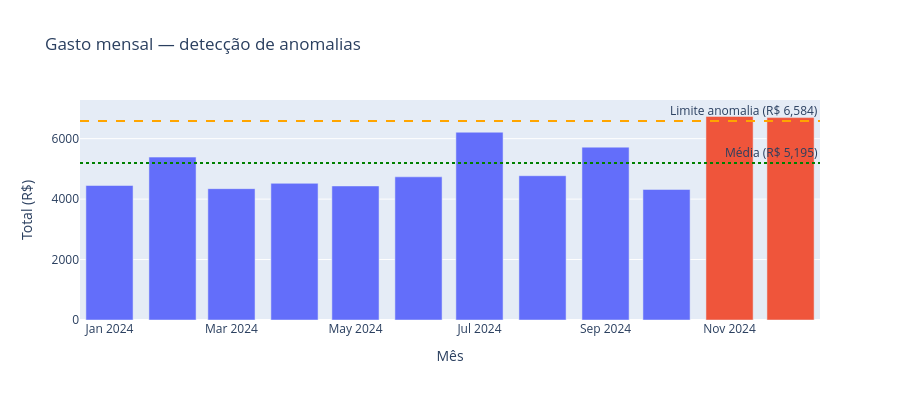

The notebook cell this image was saved under:
### Markdown cell above
## 6. Detecção de anomalias

Meses onde o gasto fugiu do padrão histórico — útil pra identificar gastos extraordinários.

### Code cell
# Gasto total por mês
total_mes = df.groupby("ano_mes")["valor"].sum().reset_index()
total_mes.columns = ["mes", "total"]

# Anomalia = mês com gasto acima de média + 1.5 desvios padrão
media   = total_mes["total"].mean()
desvio  = total_mes["total"].std()
limite  = media + 1.5 * desvio

total_mes["anomalia"] = total_mes["total"] > limite

fig = go.Figure()
fig.add_trace(go.Bar(
    x=total_mes["mes"],
    y=total_mes["total"],
    marker_color=["#EF553B" if a else "#636EFA" for a in total_mes["anomalia"]],
    name="Gasto mensal"
))
fig.add_hline(
    y=limite, line_dash="dash", line_color="orange",
    annotation_text=f"Limite anomalia (R$ {limite:,.0f})"
)
fig.add_hline(
    y=media, line_dash="dot", line_color="green",
    annotation_text=f"Média (R$ {media:,.0f})"
)
fig.update_layout(
    title="Gasto mensal — detecção de anomalias",
    xaxis_title="Mês", yaxis_title="Total (R$)",
    height=400
)
fig.show()

anomalias = total_mes[total_mes["anomalia"]]
if len(anomalias) > 0:
    print("\n💡 Meses anômalos detectados:")
    for _, row in anomalias.iterrows():
        pct = (row['total'] - media) / media * 100
        print(f"   {row['mes']}: R$ {row['total']:,.2f}  ({pct:+.1f}% acima da média)")
else:
    print("\n✅ Nenhum mês anômalo detectado")

### Figure 1 — Plotly figure (JSON) as saved in the notebook; plotly's stock layout.template omitted (floating-point values rounded to 4 significant figures)
{"data": [{"marker": {"color": ["#636EFA", "#636EFA", "#636EFA", "#636EFA", "#636EFA", "#636EFA", "#636EFA", "#636EFA", "#636EFA", "#636EFA", "#EF553B", "#EF553B"]}, "name": "Gasto mensal", "type": "bar", "x": ["2024-01", "2024-02", "2024-03", "2024-04", "2024-05", "2024-06", "2024-07", "2024-08", "2024-09", "2024-10", "2024-11", "2024-12"], "y": [4450.0, 5390.0, 4346.0, 4522.0, 4436.0, 4738.0, 6213.0, 4774.0, 5719.0, 4320.0, 6737.0, 6697.0]}], "layout": {"annotations": [{"showarrow": false, "text": "Limite anomalia (R$ 6,584)", "x": 1, "xanchor": "right", "xref": "x domain", "y": 6584.0, "yanchor": "bottom", "yref": "y"}, {"showarrow": false, "text": "Média (R$ 5,195)", "x": 1, "xanchor": "right", "xref": "x domain", "y": 5195.0, "yanchor": "bottom", "yref": "y"}], "height": 400, "shapes": [{"line": {"color": "orange", "dash": "dash"}, "type": "line", "x0": 0, "x1": 1, "xref": "x domain", "y0": 6584.0, "y1": 6584.0, "yref": "y"}, {"line": {"color": "green", "dash": "dot"}, "type": "line", "x0": 0, "x1": 1, "xref": "x domain", "y0": 5195.0, "y1": 5195.0, "yref": "y"}], "title": {"text": "Gasto mensal — detecção de anomalias"}, "xaxis": {"title": {"text": "Mês"}}, "yaxis": {"title": {"text": "Total (R$)"}}}}
